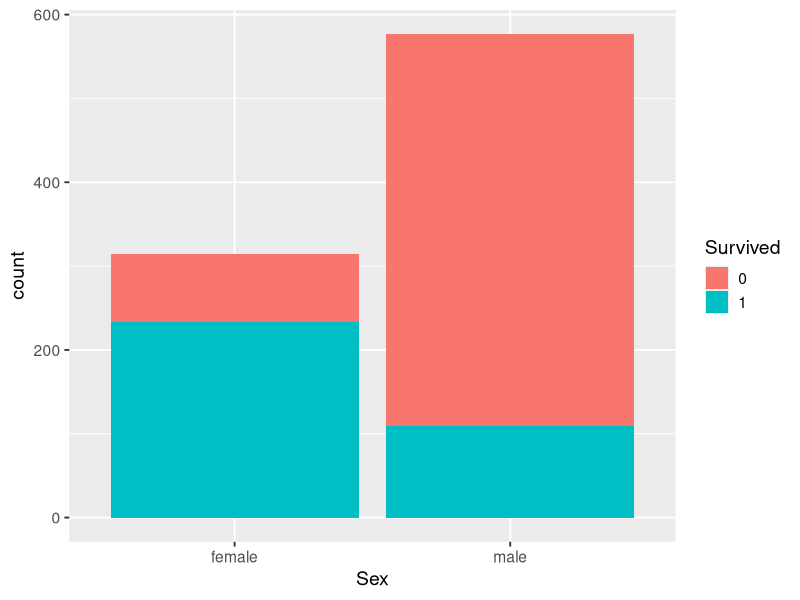
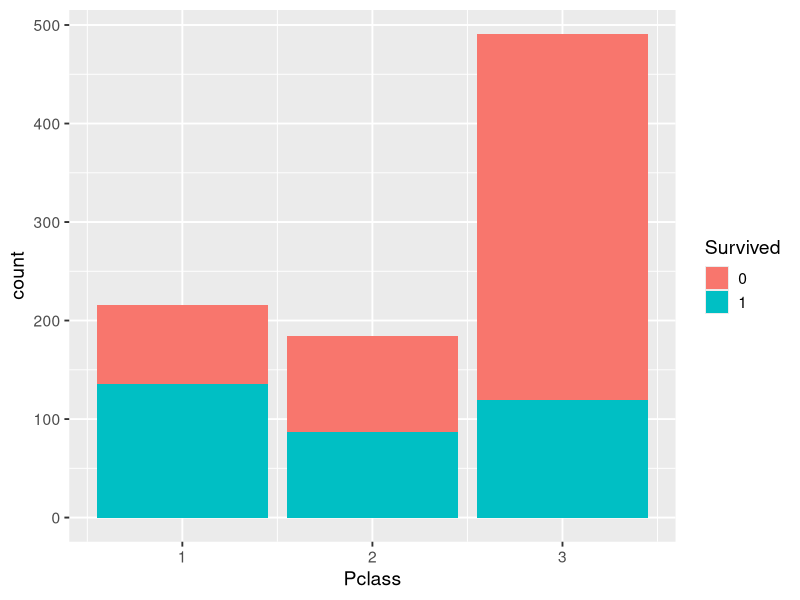
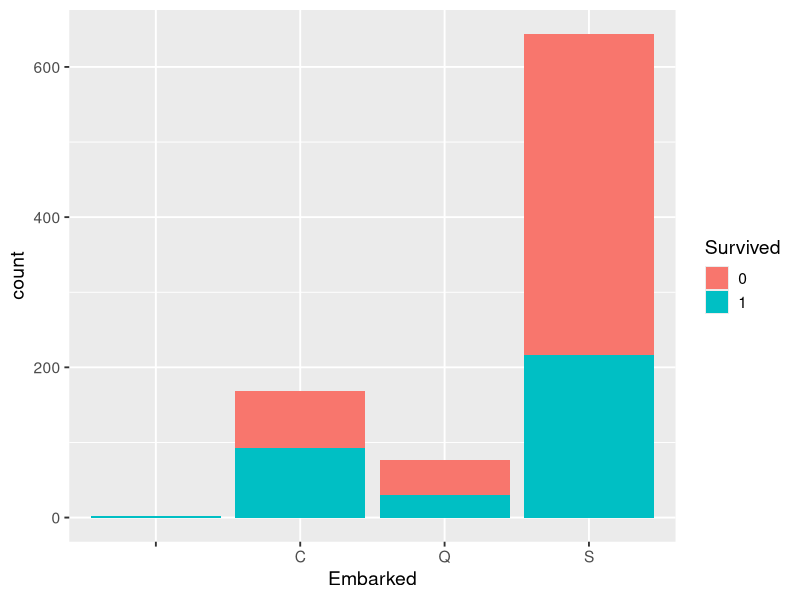
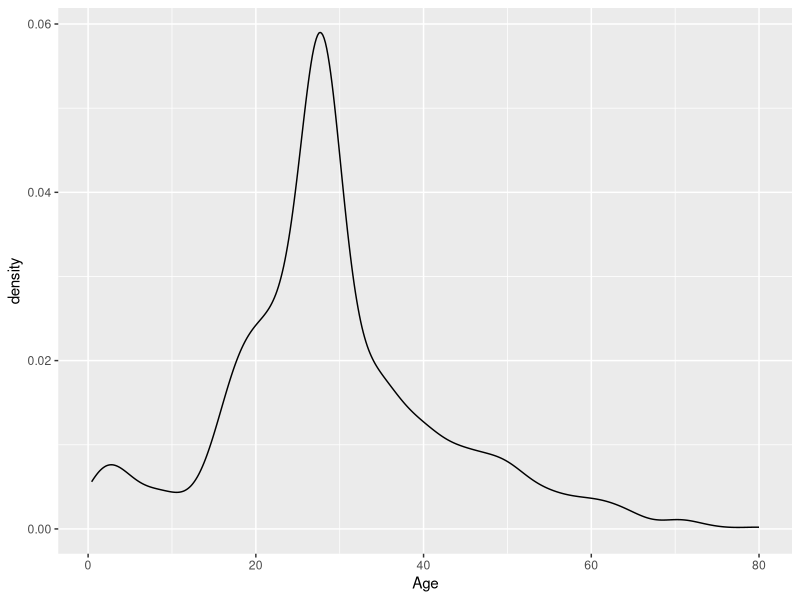
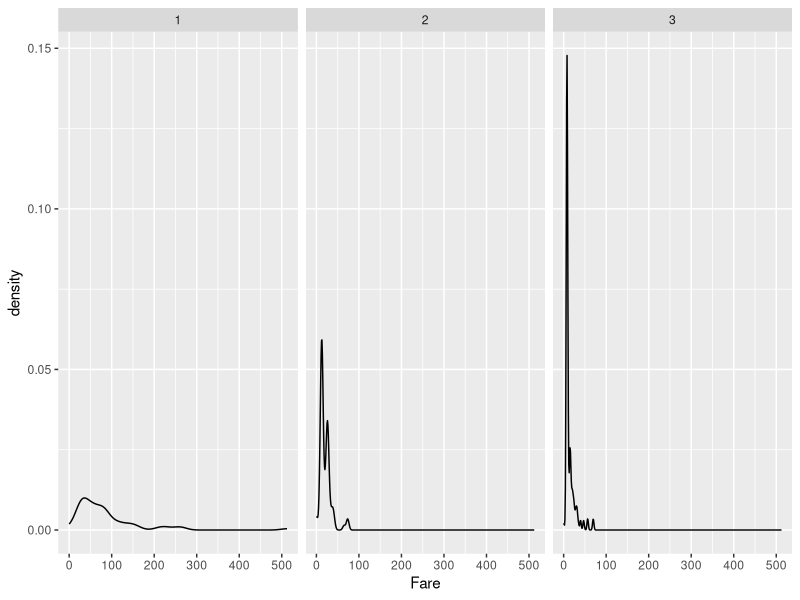
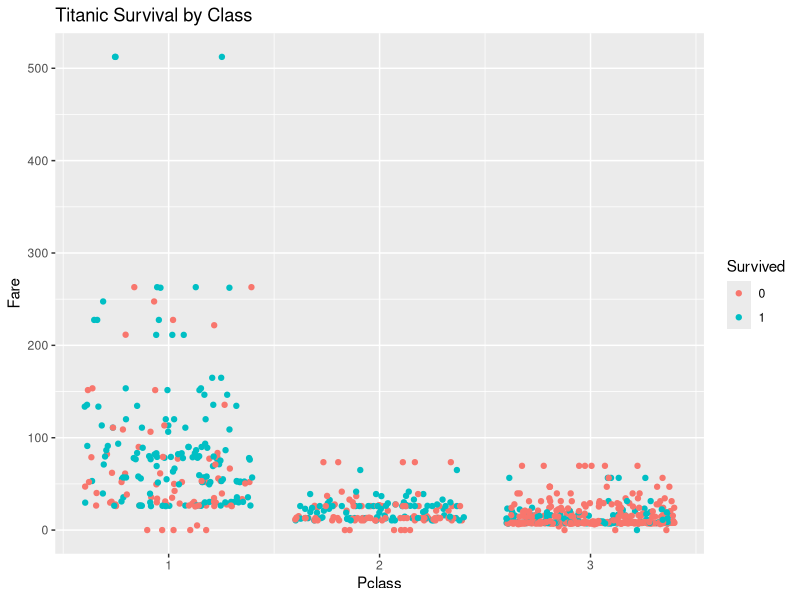

Here is the R script that generated these plots, in order:
#Oefening op ggplots om uit te zoeken welke mensen met welke variabelen de titanic crash hebben overleefd

library(readr)
library(ggplot2)
library("randomForest")

#Data import en twee delen splitsen, dit voor ons voorspellingsmodel te trainen

titanic <-read.csv("Titanic.csv")

titanic.train <- titanic[titanic$IsTrainSet == TRUE,]
titanic.test <- titanic[titanic$IsTrainSet == FALSE,]

str(titanic.train)

#Survived kolom as factor zetten

titanic.train$Survived <- as.factor(titanic.train$Survived)
str(titanic.train)

#Data visualisatie, enkele variabelen dat me interessant lijken te visualiseren

#plot 1
countSexPlot <- ggplot(data=titanic.train, aes(x=Sex,fill=Survived)) + geom_bar()+
  theme_grey(base_size = 14)
countSexPlot

#plot 2

countPclassPlot <- ggplot(data=titanic.train, aes(x=Pclass,fill=Survived)) + geom_bar()+
  theme_grey(base_size = 14)
countPclassPlot

#plot 3

CountEmbarkedPlot  <- ggplot(data=titanic.train, aes(x=Embarked,fill=Survived)) + geom_bar() +
  theme_grey(base_size = 14)
CountEmbarkedPlot

#plot 4
Ageplot <- ggplot(data=titanic.train, aes(x=Age)) + geom_density()
Ageplot

#plot 5
FarePlot <- ggplot(data=titanic.train, aes(x=Fare)) + geom_density()+
  facet_grid(~Pclass)
FarePlot


#Jitterplot
Jitterplot <- ggplot(data=titanic.train, aes(x=Pclass,y=Fare,
                                             color=Survived))+ geom_jitter() + ggtitle("Titanic Survival by Class")

Jitterplot



#Voorspellingsmodellen
#Random forest predictive model


survived.equation <- "Survived ~ Pclass + Sex + Age + SibSp + Parch + Fare + Embarked"
survived.formula <- as.formula(survived.equation)


titanic.model <- randomForest(formula=survived.formula,
                              data=titanic.train,
                              ntree = 500,
                              mtry = 3,
                              nodesize = 0.01*nrow(titanic.train)
)

Survived <- predict(titanic.model,newdata=titanic.test)




####
PassengerId <- titanic.test$PassengerId
output.df <- as.data.frame(PassengerId)

output.df$Survived <- Survived

output.df
